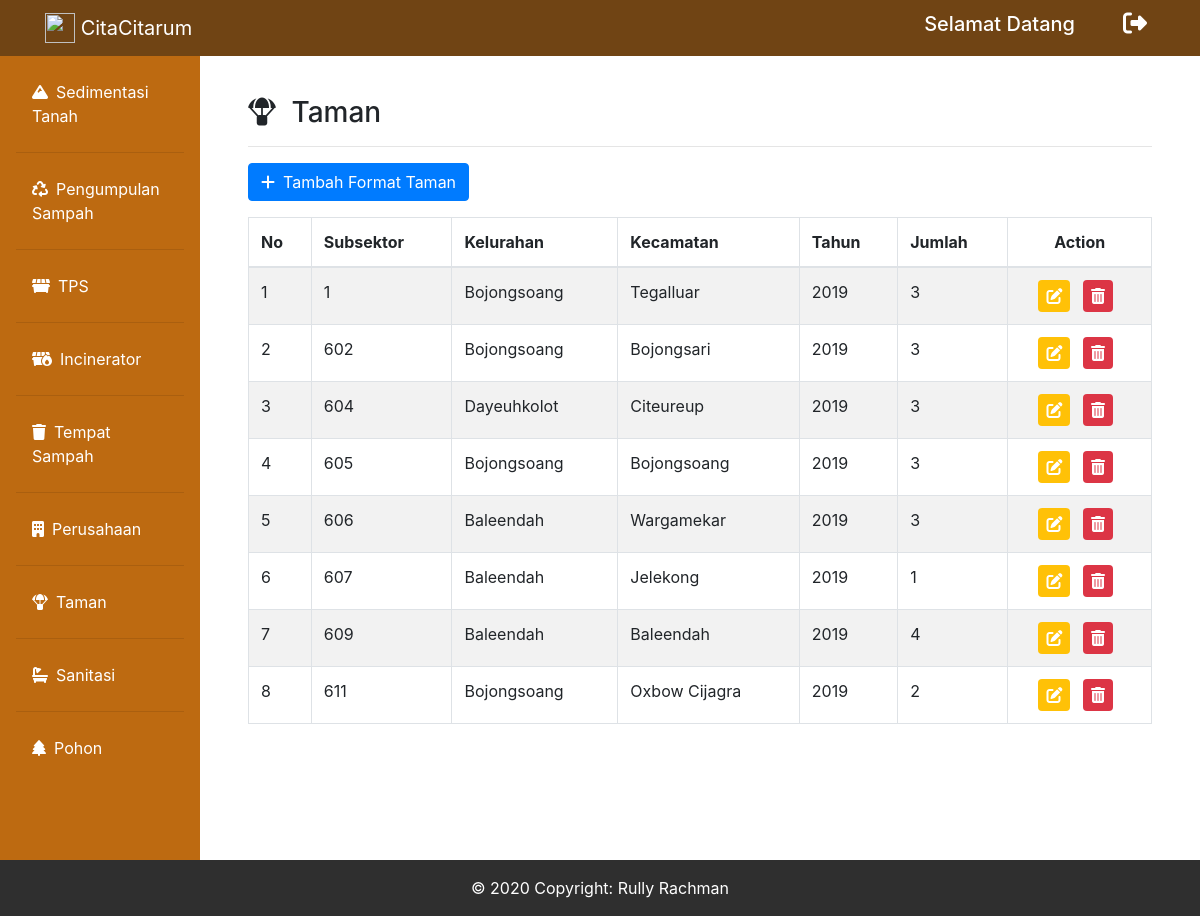
Page /admin_taman.php on the committed database.
### tables this page shows
CREATE TABLE `taman` (
  `id_taman` int(50) NOT NULL,
  `id_subsektor` int(50) NOT NULL,
  `kelurahan` varchar(200) NOT NULL,
  `kecamatan` varchar(200) NOT NULL,
  `tahun` varchar(100) NOT NULL,
  `jumlah` int(200) NOT NULL
);

### admin_taman.php (the view, shortened to what this page needs)
<?php
include("connect.php");
?>
<!doctype html>
<html lang="en">
  <head>
    <link rel="stylesheet" href="https://stackpath.bootstrapcdn.com/bootstrap/4.4.1/css/bootstrap.min.css">
    <link rel="stylesheet" href="fontawesome/css/all.min.css">
  </head>
  <body>
        <nav class="navbar navbar-expand-lg navbar-dark bg-gradient-primary fixed-top" style="background-color: #704414" id="bar">
            <div class="container">
                <a href="admin_dashboard.php" class="navbar-brand" href="index.php">
                    <img src="img/logocitarum.png" width="30" height="30" class="d-inline-block align-top" alt="">  CitaCitarum</a>
                <div class="collapse navbar-collapse" id="navbarText">
                <span class="mr-5"><h5>Selamat Datang <?php echo $_SESSION["name"]?></h5></span>
                <div class="icon">
                    <h4>
                        <a href="dansubsektor_dashboard.php?logout='1'" class="text-decoration-none"><i class="fas fa-sign-out-alt mr-2" data-toggle="tooltip" title="Logout"></i></a>
                    </h4>
                </div>
        </nav>
        <div class="row no-gutters mt-5">
        <div class="col-md-2 pt-2 sidebar" style="background-color: #BD6A11">
        <ul class="nav flex-column pl-3 pr-3 pb-3 p-1 pt-3" style="background-color: #BD6A11">
            <li class="nav-item">
                <a class="nav-link text-white" href="admin_elemen.php"><i class="fas fa-mountain mr-2"></i>Sedimentasi Tanah</a><hr>
            </li>
            <li class="nav-item">
                <a class="nav-link text-white" href="admin_sampah.php"><i class="fas fa-recycle mr-2"></i>Pengumpulan Sampah</a><hr>
            </li>
            <li class="nav-item">
                <a class="nav-link text-white" href="admin_tps.php"><i class="fas fa-dumpster mr-2"></i>TPS</a><hr>
            </li>
            <li class="nav-item">
                <a class="nav-link text-white" href="admin_incinerator.php"><i class="fas fa-dumpster-fire mr-2"></i>Incinerator</a><hr>
            </li>
            <li class="nav-item">
                <a class="nav-link text-white" href="admin_tong.php"><i class="fas fa-trash mr-2"></i>Tempat Sampah</a><hr>
            </li>
            <li class="nav-item">
                <a class="nav-link text-white" href="admin_perusahaan.php"><i class="fas fa-building mr-2"></i>Perusahaan</a><hr>
            </li>
            <li class="nav-item">
                <a class="nav-link text-white" href="admin_taman.php"><i class="fas fa-parachute-box mr-2"></i>Taman</a><hr>
            </li>
            <li class="nav-item">
                <a class="nav-link text-white" href="admin_sanitasi.php"><i class="fas fa-bath mr-2"></i>Sanitasi</a><hr>
            </li>
            <li class="nav-item">
                <a class="nav-link text-white" href="admin_pohon.php"><i class="fas fa-tree mr-2"></i>Pohon</a>
            </li>
        </ul>
        </div>
        <div class="col-md-10 p-5">
            <h3><i class="fas fa-parachute-box mr-2"></i> Taman</h3>
            <hr>
            <a href="tambah_taman.php" class="btn btn-primary mb-3"><i class="fas fa-plus mr-2"></i>Tambah Format Taman</a>
            <table class="table table-striped table-bordered">
            <thead>
                <tr>
                <th scope="col">No</th>
                <th scope="col">Subsektor</th>
                <th scope="col">Kelurahan</th>
                <th scope="col">Kecamatan</th>
                <th scope="col">Tahun</th>
                <th scope="col">Jumlah</th>
                <th scope="col" colspan="2" class="text-center">Action</th>
                </tr>
            </thead>
            <tbody>
            <?php
                $query = "SELECT * FROM taman ORDER BY id_taman ASC";
                $sql = mysqli_query($conn, $query);
                $no = 1;
                while($row = mysqli_fetch_array($sql)){
                echo "
                    <tr>
                    <td>$no</td>
                    <td>$row[id_subsektor]</td>
                    <td>$row[kecamatan]</td>
                    <td>$row[kelurahan]</td>
                    <td>$row[tahun]</td>
                    <td>$row[jumlah]</td>
                    <td colspan='2' class='text-center'><a href='edit_taman.php?id=$row[id_taman]'><i class='fas fa-edit bg-warning p-2 text-white rounded mr-0' data-toggle='tooltip' title='edit'></i></a>
                    <a class='m-2' href='admin_taman.php?deletetaman=$row[id_taman]'><i class='fas fa-trash-alt bg-danger text-white p-2 rounded'></i></a></td>
                    </tr>";
                    $no++;
                }
            ?>
            </tbody>
            </table>
            <br><br><br>
        </div>
    </div>
        <footer>
            <div class="footer-copyright text-center py-3">© 2020 Copyright: Rully Rachman
            </div>
        </footer>
  </body>
</html>

### admin_taman.php (style rules this page uses)
.navbar { color: white; }
.icon a { color: white; text-decoration: none; }
.footer-copyright { background-color: #2f2f2f; color: white; }

### rows in the picture
taman: id_subsektor "1", kecamatan "Bojongsoang", kelurahan "Tegalluar", tahun "2019", jumlah "3"
taman: id_subsektor "602", kecamatan "Bojongsoang", kelurahan "Bojongsari", tahun "2019", jumlah "3"
taman: id_subsektor "604", kecamatan "Dayeuhkolot", kelurahan "Citeureup", tahun "2019", jumlah "3"
taman: id_subsektor "605", kecamatan "Bojongsoang", kelurahan "Bojongsoang", tahun "2019", jumlah "3"
taman: id_subsektor "606", kecamatan "Baleendah", kelurahan "Wargamekar", tahun "2019", jumlah "3"
taman: id_subsektor "607", kecamatan "Baleendah", kelurahan "Jelekong", tahun "2019", jumlah "1"
taman: id_subsektor "609", kecamatan "Baleendah", kelurahan "Baleendah", tahun "2019", jumlah "4"
taman: id_subsektor "611", kecamatan "Bojongsoang", kelurahan "Oxbow Cijagra", tahun "2019", jumlah "2"
